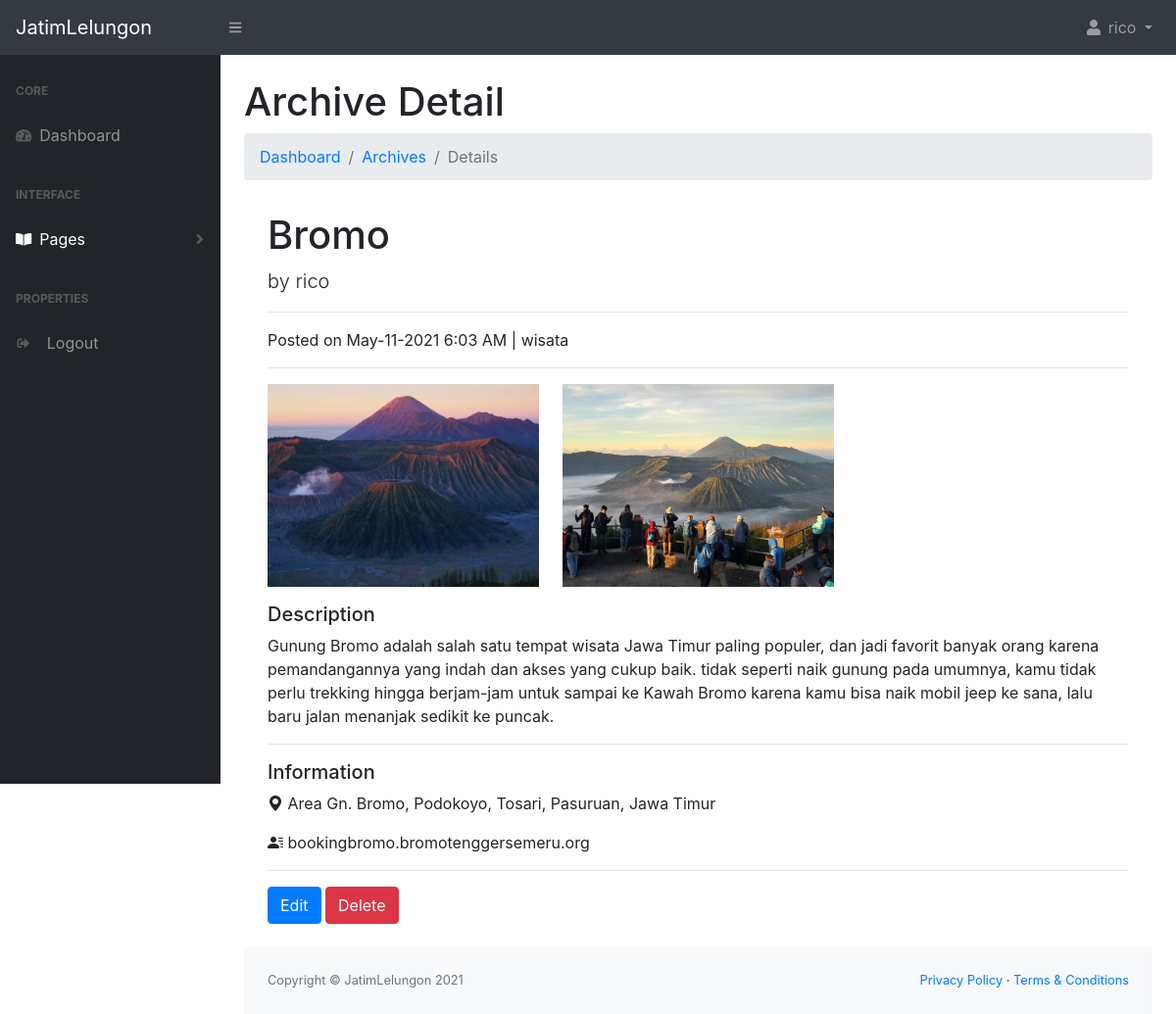
/public/admin/details/2 (signed in), run on the app's committed database.
### tables this page shows
CREATE TABLE `publish` (
  `id_publish` int(11) NOT NULL,
  `id_post_foto` varchar(150) NOT NULL,
  `id_kategori` int(11) NOT NULL,
  `judul` varchar(255) NOT NULL,
  `deskripsi` text NOT NULL,
  `alamat` varchar(255) NOT NULL,
  `kontak` varchar(255) NOT NULL,
  `created_at` timestamp NOT NULL DEFAULT current_timestamp() ON UPDATE current_timestamp(),
  `uploaded_by` int(11) NOT NULL
);

CREATE TABLE `users` (
  `id_user` int(11) NOT NULL,
  `nama_user` varchar(64) DEFAULT NULL,
  `email_user` varchar(255) NOT NULL,
  `password_user` varchar(255) NOT NULL,
  `roles` varchar(64) DEFAULT NULL,
  `status` tinyint(1) NOT NULL DEFAULT 1
);

CREATE TABLE `kategori` (
  `id_kategori` int(11) NOT NULL,
  `nama_kategori` varchar(100) NOT NULL
);

CREATE TABLE `post_foto` (
  `id` int(11) NOT NULL,
  `id_post_foto` varchar(150) NOT NULL,
  `foto` varchar(255) NOT NULL
);

### app/core/Controller.php (called while the page is built, shortened)
<?php
class Controller{
 	public function view($path, $data = [])
    {
         require_once '../app/views/' . $path . '.php';
    }
    public function admin($model)
    {
        return new $model;
    }
}

### app/controllers/Admin.php (called while the page is built, shortened)
<?php
class Admin extends Controller {
    public function details($id = 0) {
        $data['title'] = 'Details | Admin';
        $data['active'] = 'pages';
        $data['details'] = $this->admin('Admin_model')->getDetailPost($id);
        $this->view('admin/details', $data);
    }
}

### app/core/App.php (called while the page is built, shortened)
<?php
class App {
	protected $method = 'index';
	protected $params = [];
    public function __construct()
    {
    	$url = $this->parseURL();
		if(file_exists('../app/controllers/' . $url[0] . '.php')){
			unset($url[0]);
		}
		$this->controller = new $this->controller;
		if(isset($url[1]) ) {
    		if(method_exists($this->controller, $url[1]) ) {
    			$this->method = $url[1];
    			unset($url[1]);
    		}
    	}
    	if( !empty($url) ) {
    		$this->params = array_values($url);
    	}
    	call_user_func_array([$this->controller, $this->method], $this->params);
    }
    public function parseURL()
    {
    	if( isset($_GET['url']) ) {
    		$url = $_GET['url'];
    		$url = filter_var($url, FILTER_SANITIZE_URL);
    		$url = explode('/', $url);
    		return $url;
    	}elseif($_GET == NULL) {
			$url = ['Home'];
			return $url;
		}
    }
}

### public/index.php (called while the page is built, shortened)
<?php
$app = new App;

### app/core/Database.php (called while the page is built, shortened)
<?php
class Database {
    private $host = Config::DB_HOST;
    private $user = Config::DB_USER;
    private $pass = Config::DB_PASS;
    private $db_name = Config::DB_NAME;
    private $dbh;
    private $stmt;
    public function __construct()
    {
        $dsn = 'mysql:host=' . $this->host . ';dbname=' . $this->db_name;
        $option = [
            PDO::ATTR_PERSISTENT => true,
            PDO::ATTR_ERRMODE => PDO::ERRMODE_EXCEPTION
        ];
        try{
            $this->dbh = new PDO($dsn, $this->user, $this->pass, $option);
            $this->dbh->beginTransaction();
        } catch(PDOException $e) {
            $this->dbh->rollBack();
            die($e->getMessage());
        }
    }
    public function query($query)
    {
        $this->stmt = $this->dbh->prepare($query);
    }
    public function bind($param, $value, $type = null)
    {
        if(is_null($type)) {
            switch(true) {
                default :
                    $type = PDO::PARAM_STR;
            }
        }
        $this->stmt->bindValue($param, $value, $type);
    }
    public function execute()
    {
        $this->stmt->execute();
    }
    public function resultSet()
    {
        $this->execute();
        return $this->stmt->fetchAll(PDO::FETCH_ASSOC);
    }
}

### app/models/admin/Admin_model.php (called while the page is built, shortened)
<?php
class Admin_model {
    private $db;
    public function __construct()
    {
        $this->db = new Database;
    }
    public function getDetailPost($id)
    {
        $query = 'SELECT * FROM publish P, post_foto PF, kategori K, users U WHERE (id_publish=:id) AND (P.id_post_foto=PF.id_post_foto AND P.id_kategori=K.id_kategori AND P.uploaded_by=U.id_user)';
        $this->db->query($query);
        $this->db->bind('id', $id);
        return $this->db->resultSet();
    }
}

### app/views/admin/details.php (the view, shortened to what this page needs)
<div id="layoutSidenav_content">
<main>
    <div class="container-fluid">
        <h1 class="mt-4">Archive Detail</h1>
        <ol class="breadcrumb mb-4">
            <li class="breadcrumb-item"><a href="<?= Config::BASEURL; ?>admin/index">Dashboard</a></li>
            <li class="breadcrumb-item"><a href="<?= Config::BASEURL; ?>admin/archives">Archives</a></li>
            <li class="breadcrumb-item active" aria-current="page">Details</li>
        </ol>
<div class="container-fluid">
<div class="row">
  <div class="col-lg">
    <h1 class="mt-2"><?= $data['details'][0]['judul'] ?></h1>
    <p class="lead">
      by <?= $data['details'][0]['nama_user']; ?>
    </p>
    <hr>
    <?php $d = strtotime($data['details'][0]['created_at']); ?>
    <p>Posted on <?= date('M-d-Y g:i A', $d); ?> | <?= $data['details'][0]['nama_kategori']; ?></p>
    <hr>
      <div class="row">
      <?php foreach($data['details'] as $foto) : ?>
        <div class="item col-sm-6 col-md-4 mb-3">
        <a class="fancybox" rel="gallery1" href="<?= Config::BASEURL; ?>img/upload/<?= $foto['foto'] ?>" title="Twilight Memories (doraartem)">
          <img src="<?= Config::BASEURL; ?>img/upload/<?= $foto['foto'] ?>" alt="" width="100%" height="100%"/>
        </a>
        </div>
      <?php endforeach; ?>
      </div>
    <h5>Description</h5>
    <p><?= nl2br($data['details'][0]['deskripsi']); ?></p>
    <hr>
    <h5>Information</h5>
    <p><i class="bi bi-geo-alt-fill"></i> <?= $data['details'][0]['alamat']; ?></p>
    <p><i class="bi bi-person-lines-fill"></i> <?= $data['details'][0]['kontak']; ?></p>
    <hr>
    <button type="button" class="btn btn-primary"><a id="details" href="<?= Config::BASEURL; ?>admin/edit_post/<?= $data['details'][0]['id_publish']; ?>">Edit</a></button>
    <button type="button" class="btn btn-danger" data-toggle="modal" data-target="#deleteModal">Delete</button>
  </div>
</div>
</div>
<br>

### public/css/main.css (style rules this page uses)
#details { text-decoration: none !important; color: #fff; }

### data on the page
publish: judul "Bromo", created_at "May-11-2021 6:03 AM", post_foto.foto (picture), deskripsi "Gunung Bromo adalah salah satu tempat wisata Jawa Timur paling populer, dan jadi favorit banyak orang karena pemandangannya yang indah dan akses yang cukup baik. tidak seperti naik gunung pada umumnya, kamu tidak perlu trekking hingga berjam-jam untuk sampai ke Kawah Bromo karena kamu bisa naik mobil jeep ke sana, lalu baru jalan menanjak sedikit ke puncak.", alamat "Area Gn. Bromo, Podokoyo, Tosari, Pasuruan, Jawa Timur", kontak "bookingbromo.bromotenggersemeru.org"
users: nama_user "rico"
kategori: nama_kategori "wisata"

### other printed values
$name "rico"
